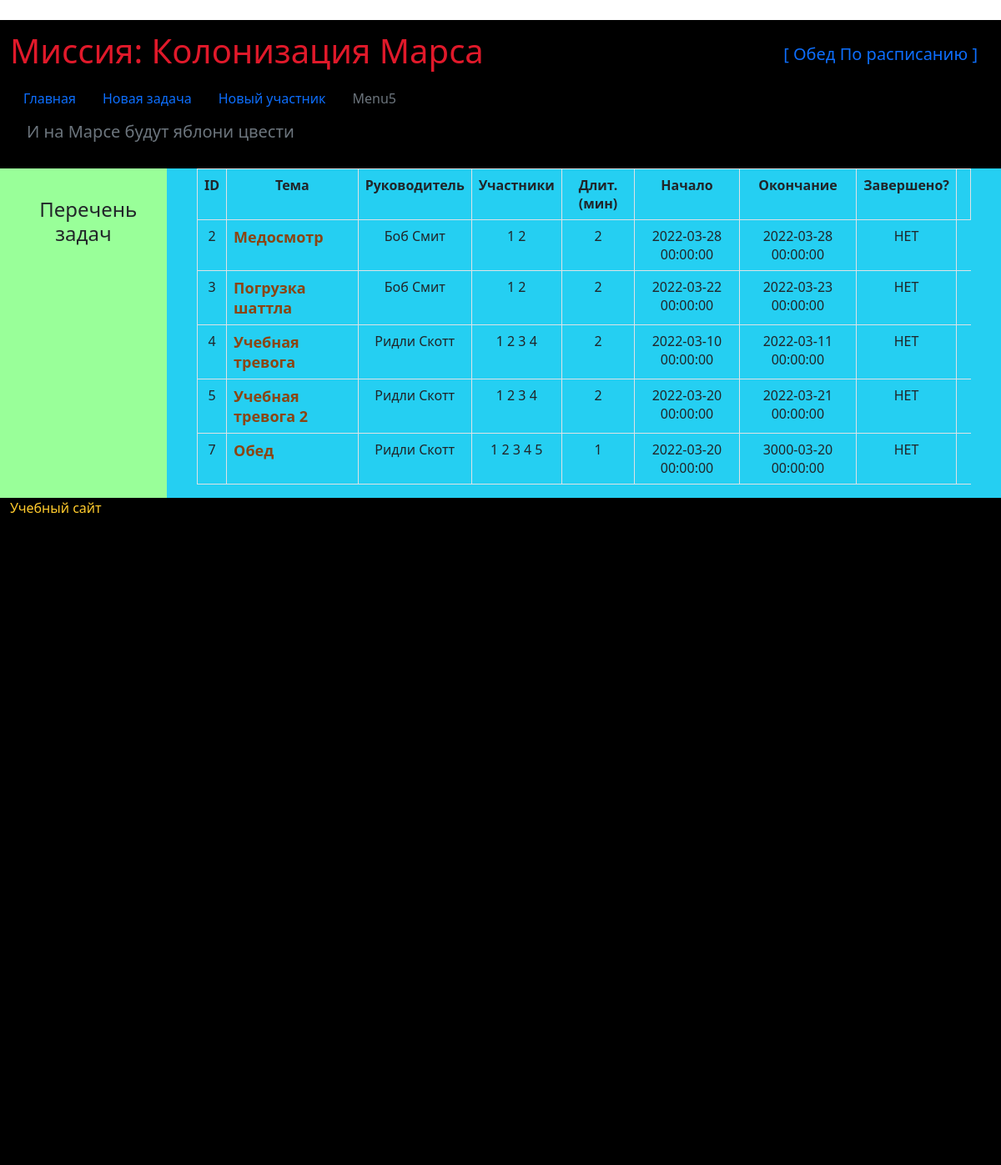
Screenshot of /index (signed in) with the database file from the repository.
### data/users.py (models this page shows, shortened)
class User(SqlAlchemyBase, UserMixin, SerializerMixin):
    __tablename__ = 'users'
    id = sqlalchemy.Column(sqlalchemy.Integer, primary_key=True, autoincrement=True)
    surname = sqlalchemy.Column(sqlalchemy.String, nullable=True)
    name = sqlalchemy.Column(sqlalchemy.String, nullable=True)
    age = sqlalchemy.Column(sqlalchemy.Integer, nullable=True)
    position = sqlalchemy.Column(sqlalchemy.String, nullable=True)
    speciality = sqlalchemy.Column(sqlalchemy.String, nullable=True)
    address = sqlalchemy.Column(sqlalchemy.String, nullable=True)
    email = sqlalchemy.Column(sqlalchemy.String, index=True, unique=True, nullable=True)
    hashed_password = sqlalchemy.Column(sqlalchemy.String, nullable=True)
    modifed_date = sqlalchemy.Column(sqlalchemy.DateTime, default=datetime.datetime.now)
    token = sqlalchemy.Column(sqlalchemy.String)
    token_exp = sqlalchemy.Column(sqlalchemy.DateTime)
    jobs = orm.relation("Jobs", back_populates='user')

### data/jobs.py (models this page shows)
class Jobs(SqlAlchemyBase, SerializerMixin):
    __tablename__ = 'jobs'
    id = sqlalchemy.Column(sqlalchemy.Integer, primary_key=True, autoincrement=True)
    job = sqlalchemy.Column(sqlalchemy.String, nullable=True)
    work_size = sqlalchemy.Column(sqlalchemy.Integer, nullable=True)
    collaborators = sqlalchemy.Column(sqlalchemy.String, nullable=True)
    start_date = sqlalchemy.Column(sqlalchemy.DateTime, nullable=True)
    end_date = sqlalchemy.Column(sqlalchemy.DateTime, nullable=True)
    is_finished = sqlalchemy.Column(sqlalchemy.Boolean, default=True)
    team_leader = sqlalchemy.Column(sqlalchemy.Integer, sqlalchemy.ForeignKey("users.id"))
    user = orm.relation('User')

### main.py (the view)
@app.route("/index")
@login_required
def index():
    jobs = g.db_sess.query(Jobs)
    return render_template("index.html", jobs=jobs)

### data/db_session.py (called while the page is built)
def create_session() -> Session:
    global __factory
    if not __factory:
        global_init('db/mars_explorer.db')
    return __factory()

### main.py (called while the page is built)
@app.before_request
def before_request():
    g.db_sess = db_session.create_session()

@app.teardown_request
def teardown_request(teardown):
    g.db_sess.close()

@login_manager.user_loader
def load_user(user_id):
    return g.db_sess.query(User).get(user_id)

### templates/index.html (shortened to what this page needs)
{% extends "base.html" %}
{% block left %}
<h4>Перечень задач</h4>
{% endblock %}
{% block content %}
<div class="container-fluid col-md6">
    <table class="table table-bordered">
        <tr>
            <th class="th1">ID</th>
            <th class="th1">Тема</th>
            <th class="th1">Руководитель</th>
            <th class="th1">Участники</th>
            <th class="th1">Длит.(мин)</th>
            <th class="th1">Начало</th>
            <th class="th1">Окончание</th>
            <th class="th1">Завершено?</th>
            <th></th>
        </tr>
        {% for item in jobs%}
        <tr>
            <td class="td1">{{item.id}}</td>
            <td class="header-journ td1">{{item.job}}</td>
            <td class="td1">{{item.user.name}} {{item.user.surname}}</td>
            <td class="td1">{{item.collaborators}}</td>
            <td class="td1">{{item.work_size}}</td>
            <td class="td1">{{item.start_date}}</td>
            <td class="td1">{{item.end_date}}</td>
            <td class="td1" style="text-align: center">
                {% if item.is_finished %}
                ДА
                {% else %}
                НЕТ
                {% endif %}
            </td>
        </tr>
        {% endfor %}
    </table>
</div>
{% endblock %}

### templates/base.html (shortened to what this page needs)
﻿<!DOCTYPE html>
<html lang="ru">
<head>
    <link href="https://cdn.jsdelivr.net/npm/bootstrap@5.1.3/dist/css/bootstrap.min.css" rel="stylesheet"
>
    <link rel="stylesheet" type="text/css" href="/static/css/style.css">
    <div class="container-fluid navbar bg-black">
            <div class="navbar-brand"><h1>Миссия: Колонизация Марса</h1></div>
            {% if current_user.is_authenticated %}
            <a class="navbar-brand" href="/logout">[ {{ current_user.name }} {{ current_user.surname }} ]</a>
            {% else %}
            <p>
                <a class="btn btn-primary " href="/register">Зарегистрироваться</a>
                <a class="btn btn-success" href="/login">Войти</a>
            </p>
            {% endif %}
            <ul class="nav">
                <il class="nav-item"><a class="nav-link active" href="/index">Главная</a></il>
                <il class="nav-item"><a class="nav-link" href="/add_jobs">Новая задача</a></il>
                <il class="nav-item"><a class="nav-link" href="/register">Новый участник</a></il>
                <il class="nav-item"><a class="nav-link disabled" href="#5">Menu5</a></il>
            </ul>
    </div>
</head>
<body>
<div class="container-fluid  my-background"><h5>И на Марсе будут яблони цвести</h5><br></div>
<div class="container-fluid">
    <div class="row">
        <div class="col-md-2 left-block">{% block left %} {% endblock %}</div>
        <div class="col-md-10 main-block">{% block content %} {% endblock %}</div>
    </div>
</div>
</body>
<footer>
    <div class="container-fluid footer">
        Учебный сайт
    </div>
</footer>
</html>

### static/css/style.css (style rules this page uses)
h4 { text-align: center; padding: 20%; }
h5 { padding-left: 20px; text-align: left; color: #6c757d; }
.left-block { background-color: #99ff99; }
.main-block { background-color: #25cff2; }
.th1 { text-align: center; }
.td1 { text-align: center; }
.header-journ { text-align: left; font-size: 18px; font-weight: bold; color: saddlebrown; }
.my-background { background-color: #000000; }
.footer { color: #ffca2c; height: 100%; width: 100%; vertical-align: bottom; background-color: black; }

### rows the page displays
User: name "Обед", surname "По расписанию"
Jobs: id "2", job "Медосмотр", user.name "Боб", user.surname "Смит", collaborators "1 2", work_size "2", start_date "2022-03-28 00:00:00", end_date "2022-03-28 00:00:00", is_finished "НЕТ"
Jobs: id "3", job "Погрузка шаттла", user.name "Боб", user.surname "Смит", collaborators "1 2", work_size "2", start_date "2022-03-22 00:00:00", end_date "2022-03-23 00:00:00", is_finished "НЕТ"
Jobs: id "4", job "Учебная тревога", user.name "Ридли", user.surname "Скотт", collaborators "1 2 3 4", work_size "2", start_date "2022-03-10 00:00:00", end_date "2022-03-11 00:00:00", is_finished "НЕТ"
Jobs: id "5", job "Учебная тревога 2", user.name "Ридли", user.surname "Скотт", collaborators "1 2 3 4", work_size "2", start_date "2022-03-20 00:00:00", end_date "2022-03-21 00:00:00", is_finished "НЕТ"
Jobs: id "7", job "Обед", user.name "Ридли", user.surname "Скотт", collaborators "1 2 3 4 5", work_size "1", start_date "2022-03-20 00:00:00", end_date "3000-03-20 00:00:00", is_finished "НЕТ"
